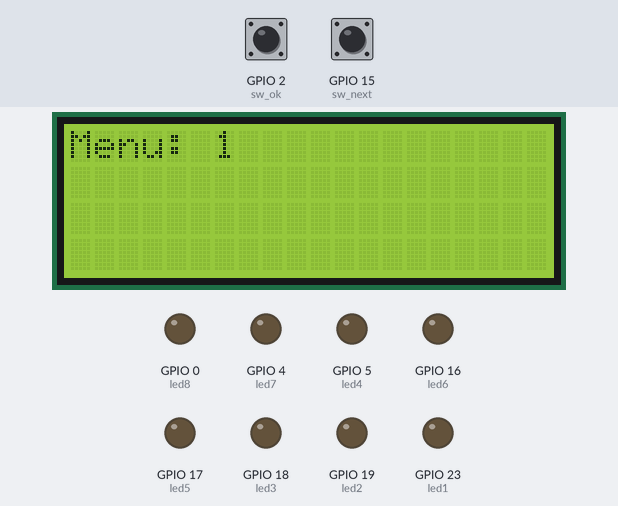
The program below on a simulated ESP32. Parts: 20×4 character LCD, output pins drawn as LEDs (lit = HIGH). The inputs (shaded band) are chosen by the test bench; at power-on: GPIO 2 (sw_ok) HIGH, GPIO 15 (sw_next) HIGH.

Above: at 1.2 s.
1.3 s: GPIO 2 (sw_ok) pulled LOW for 3 s
At 5.7 s:
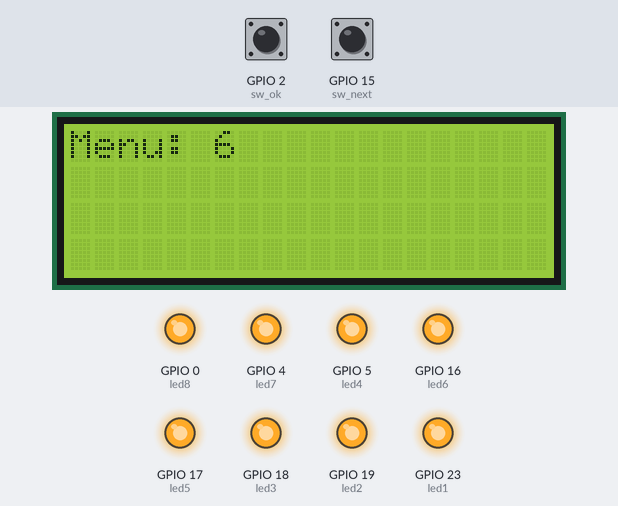
At 14.1 s:
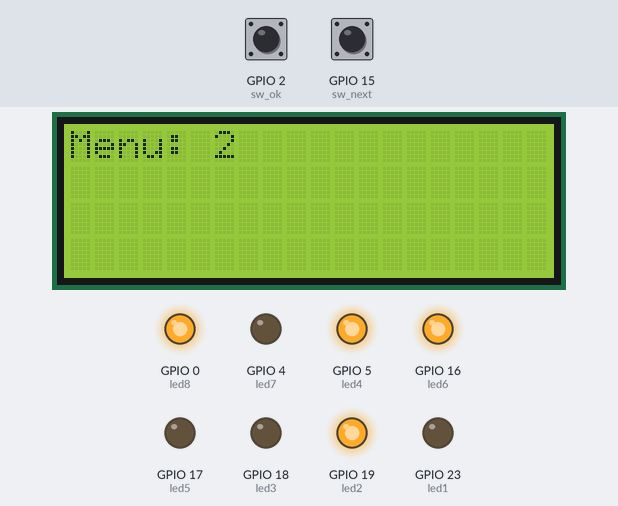
15.5 s: GPIO 15 (sw_next) pulled LOW for 3 s
At 18.3 s:
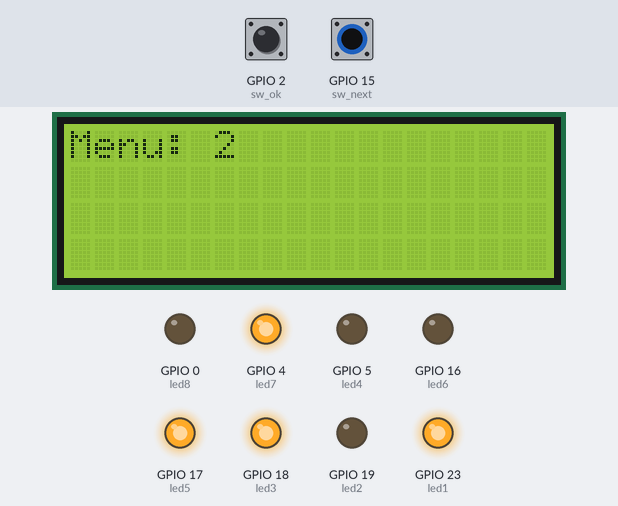
Timing chart, 0 to 42.8 s (numbered marks = the images above; inputs shaded):
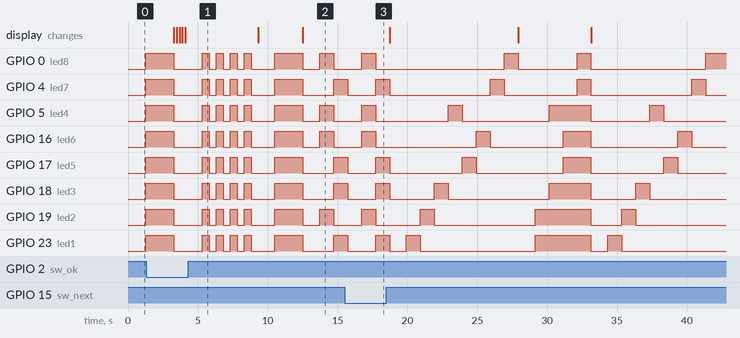

The program:

main.cpp
```cpp
// YWROBOT
// Compatible with the Arduino IDE 1.0
// Library version:1.1
#include <LiquidCrystal_I2C.h>

LiquidCrystal_I2C lcd(0x27, 20, 4); // set the LCD address to 0x27 for a 16 chars and 2 line display
int menu = 6;
int sw_next = 15;
int sw_ok = 2;

int led1 = 23, led2 = 19, led3 = 18, led4 = 5, led5 = 17, led6 = 16, led7 = 4, led8 = 0;

void setup()
{
    lcd.init(); // initialize the lcd
    // Print a message to the LCD.
    lcd.backlight();

    pinMode(sw_next, INPUT_PULLUP);
    pinMode(sw_ok, INPUT_PULLUP);

    pinMode(led1, OUTPUT);
    pinMode(led2, OUTPUT);
    pinMode(led3, OUTPUT);
    pinMode(led4, OUTPUT);
    pinMode(led5, OUTPUT);
    pinMode(led6, OUTPUT);
    pinMode(led7, OUTPUT);
    pinMode(led8, OUTPUT);
}

void loop()
{
    int status_next = digitalRead(sw_next);

    if (status_next == HIGH)
    {
        menu++;
        if (menu == 7) // ถ้าถึง7แล้วจะวนกลับมาที่1
        {
            menu = 1;
        }
        // lcd.clear();
        lcd.setCursor(0, 0);
        lcd.print("Menu: ");
        lcd.print(menu);
        delay(200);
    }

    int status_ok = digitalRead(sw_ok);
    if (status_ok == HIGH)
    {
        delay(1000);
        if (menu == 1)
        {
            digitalWrite(led1, 1);
            digitalWrite(led2, 1);
            digitalWrite(led3, 1);
            digitalWrite(led4, 1);
            digitalWrite(led5, 1);
            digitalWrite(led6, 1);
            digitalWrite(led7, 1);
            digitalWrite(led8, 1);
            delay(2000);
            digitalWrite(led1, 0);
            digitalWrite(led2, 0);
            digitalWrite(led3, 0);
            digitalWrite(led4, 0);
            digitalWrite(led5, 0);
            digitalWrite(led6, 0);
            digitalWrite(led7, 0);
            digitalWrite(led8, 0);
        }
        else if (menu == 2)
        {
            digitalWrite(led2, 1);
            digitalWrite(led4, 1);
            digitalWrite(led6, 1);
            digitalWrite(led8, 1);
            digitalWrite(led1, 0);
            digitalWrite(led3, 0);
            digitalWrite(led5, 0);
            digitalWrite(led7, 0);
            delay(1000);
            digitalWrite(led1, 1);
            digitalWrite(led3, 1);
            digitalWrite(led5, 1);
            digitalWrite(led7, 1);
            digitalWrite(led2, 0);
            digitalWrite(led4, 0);
            digitalWrite(led6, 0);
            digitalWrite(led8, 0);
            delay(1000);
            digitalWrite(led1, 0);
            digitalWrite(led2, 0);
            digitalWrite(led3, 0);
            digitalWrite(led4, 0);
            digitalWrite(led5, 0);
            digitalWrite(led6, 0);
            digitalWrite(led7, 0);
            digitalWrite(led8, 0);
        }
        else if (menu == 3)
        {
            digitalWrite(led1, 1);
            digitalWrite(led8, 0);
            delay(1000);
            digitalWrite(led2, 1);
            digitalWrite(led1, 0);
            delay(1000);
            digitalWrite(led3, 1);
            digitalWrite(led2, 0);
            delay(1000);
            digitalWrite(led4, 1);
            digitalWrite(led3, 0);
            delay(1000);
            digitalWrite(led5, 1);
            digitalWrite(led4, 0);
            delay(1000);
            digitalWrite(led6, 1);
            digitalWrite(led5, 0);
            delay(1000);
            digitalWrite(led7, 1);
            digitalWrite(led6, 0);
            delay(1000);
            digitalWrite(led8, 1);
            digitalWrite(led7, 0);
            delay(1000);
            digitalWrite(led1, 0);
            digitalWrite(led2, 0);
            digitalWrite(led3, 0);
            digitalWrite(led4, 0);
            digitalWrite(led5, 0);
            digitalWrite(led6, 0);
            digitalWrite(led7, 0);
            digitalWrite(led8, 0);
        }
        else if (menu == 4)
        {
            digitalWrite(led1, 1);
            digitalWrite(led2, 1);
            delay(1000);
            digitalWrite(led3, 1);
            digitalWrite(led4, 1);
            delay(1000);
            digitalWrite(led5, 1);
            digitalWrite(led6, 1);
            delay(1000);
            digitalWrite(led7, 1);
            digitalWrite(led8, 1);
            delay(1000);
            digitalWrite(led1, 0);
            digitalWrite(led2, 0);
            digitalWrite(led3, 0);
            digitalWrite(led4, 0);
            digitalWrite(led5, 0);
            digitalWrite(led6, 0);
            digitalWrite(led7, 0);
            digitalWrite(led8, 0);
        }
        else if (menu == 5)
        {
            digitalWrite(led1, 1);
            digitalWrite(led8, 0);
            delay(1000);
            digitalWrite(led2, 1);
            digitalWrite(led1, 0);
            delay(1000);
            digitalWrite(led3, 1);
            digitalWrite(led2, 0);
            delay(1000);
            digitalWrite(led4, 1);
            digitalWrite(led3, 0);
            delay(1000);
            digitalWrite(led5, 1);
            digitalWrite(led4, 0);
            delay(1000);
            digitalWrite(led6, 1);
            digitalWrite(led5, 0);
            delay(1000);
            digitalWrite(led7, 1);
            digitalWrite(led6, 0);
            delay(1000);
            digitalWrite(led8, 1);
            digitalWrite(led7, 0);
            delay(1000);

            digitalWrite(led8, 1);
            digitalWrite(led1, 0);
            delay(1000);
            digitalWrite(led7, 1);
            digitalWrite(led8, 0);
            delay(1000);
            digitalWrite(led6, 1);
            digitalWrite(led7, 0);
            delay(1000);
            digitalWrite(led5, 1);
            digitalWrite(led6, 0);
            delay(1000);
            digitalWrite(led4, 1);
            digitalWrite(led5, 0);
            delay(1000);
            digitalWrite(led3, 1);
            digitalWrite(led4, 0);
            delay(1000);
            digitalWrite(led2, 1);
            digitalWrite(led3, 0);
            delay(1000);
            digitalWrite(led1, 1);
            digitalWrite(led2, 0);
            delay(1000);
            digitalWrite(led1, 0);
            digitalWrite(led2, 0);
            digitalWrite(led3, 0);
            digitalWrite(led4, 0);
            digitalWrite(led5, 0);
            digitalWrite(led6, 0);
            digitalWrite(led7, 0);
            digitalWrite(led8, 0);
        }
        else if (menu == 6)
        {
            digitalWrite(led1, 1);
            digitalWrite(led2, 1);
            digitalWrite(led3, 1);
            digitalWrite(led4, 1);
            digitalWrite(led5, 1);
            digitalWrite(led6, 1);
            digitalWrite(led7, 1);
            digitalWrite(led8, 1);
            delay(500);
            digitalWrite(led1, 0);
            digitalWrite(led2, 0);
            digitalWrite(led3, 0);
            digitalWrite(led4, 0);
            digitalWrite(led5, 0);
            digitalWrite(led6, 0);
            digitalWrite(led7, 0);
            digitalWrite(led8, 0);
            delay(500);
            digitalWrite(led1, 1);
            digitalWrite(led2, 1);
            digitalWrite(led3, 1);
            digitalWrite(led4, 1);
            digitalWrite(led5, 1);
            digitalWrite(led6, 1);
            digitalWrite(led7, 1);
            digitalWrite(led8, 1);
            delay(500);
            digitalWrite(led1, 0);
            digitalWrite(led2, 0);
            digitalWrite(led3, 0);
            digitalWrite(led4, 0);
            digitalWrite(led5, 0);
            digitalWrite(led6, 0);
            digitalWrite(led7, 0);
            digitalWrite(led8, 0);
            delay(500);
            digitalWrite(led1, 1);
            digitalWrite(led2, 1);
            digitalWrite(led3, 1);
            digitalWrite(led4, 1);
            digitalWrite(led5, 1);
            digitalWrite(led6, 1);
            digitalWrite(led7, 1);
            digitalWrite(led8, 1);
            delay(500);
            digitalWrite(led1, 0);
            digitalWrite(led2, 0);
            digitalWrite(led3, 0);
            digitalWrite(led4, 0);
            digitalWrite(led5, 0);
            digitalWrite(led6, 0);
            digitalWrite(led7, 0);
            digitalWrite(led8, 0);
            delay(500);
            digitalWrite(led1, 1);
            digitalWrite(led2, 1);
            digitalWrite(led3, 1);
            digitalWrite(led4, 1);
            digitalWrite(led5, 1);
            digitalWrite(led6, 1);
            digitalWrite(led7, 1);
            digitalWrite(led8, 1);
            delay(500);
            digitalWrite(led1, 0);
            digitalWrite(led2, 0);
            digitalWrite(led3, 0);
            digitalWrite(led4, 0);
            digitalWrite(led5, 0);
            digitalWrite(led6, 0);
            digitalWrite(led7, 0);
            digitalWrite(led8, 0);
            delay(500);
        }
    }
}
```
